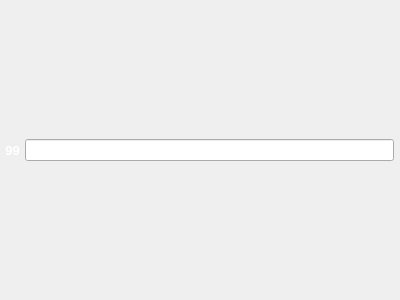
<?xml version="1.0" encoding="UTF-8"?>
<ui version="4.0">
 <class>FilterTableRow</class>
 <widget class="QWidget" name="FilterTableRow">
  <property name="geometry">
   <rect>
    <x>0</x>
    <y>0</y>
    <width>400</width>
    <height>300</height>
   </rect>
  </property>
  <property name="sizePolicy">
   <sizepolicy hsizetype="Maximum" vsizetype="Preferred">
    <horstretch>0</horstretch>
    <verstretch>0</verstretch>
   </sizepolicy>
  </property>
  <property name="minimumSize">
   <size>
    <width>0</width>
    <height>0</height>
   </size>
  </property>
  <property name="windowTitle">
   <string notr="true">Form</string>
  </property>
  <layout class="QHBoxLayout" name="horizontalLayout" stretch="0,0,0">
   <property name="spacing">
    <number>0</number>
   </property>
   <property name="leftMargin">
    <number>0</number>
   </property>
   <property name="topMargin">
    <number>1</number>
   </property>
   <property name="rightMargin">
    <number>6</number>
   </property>
   <property name="bottomMargin">
    <number>0</number>
   </property>
   <item>
    <widget class="QLabel" name="labelNumber">
     <property name="minimumSize">
      <size>
       <width>25</width>
       <height>0</height>
      </size>
     </property>
     <property name="palette">
      <palette>
       <active>
        <colorrole role="WindowText">
         <brush brushstyle="SolidPattern">
          <color alpha="255">
           <red>255</red>
           <green>255</green>
           <blue>255</blue>
          </color>
         </brush>
        </colorrole>
       </active>
       <inactive>
        <colorrole role="WindowText">
         <brush brushstyle="SolidPattern">
          <color alpha="255">
           <red>255</red>
           <green>255</green>
           <blue>255</blue>
          </color>
         </brush>
        </colorrole>
       </inactive>
       <disabled>
        <colorrole role="WindowText">
         <brush brushstyle="SolidPattern">
          <color alpha="255">
           <red>120</red>
           <green>120</green>
           <blue>120</blue>
          </color>
         </brush>
        </colorrole>
       </disabled>
      </palette>
     </property>
     <property name="font">
      <font>
       <pointsize>10</pointsize>
       <weight>75</weight>
       <bold>true</bold>
      </font>
     </property>
     <property name="cursor">
      <cursorShape>OpenHandCursor</cursorShape>
     </property>
     <property name="text">
      <string notr="true">99</string>
     </property>
     <property name="alignment">
      <set>Qt::AlignCenter</set>
     </property>
    </widget>
   </item>
   <item>
    <widget class="CompactToolBar" name="toolBar" native="true">
     <property name="sizePolicy">
      <sizepolicy hsizetype="Preferred" vsizetype="Preferred">
       <horstretch>0</horstretch>
       <verstretch>0</verstretch>
      </sizepolicy>
     </property>
    </widget>
   </item>
   <item>
    <widget class="QStackedWidget" name="stackedWidget">
     <property name="sizePolicy">
      <sizepolicy hsizetype="Expanding" vsizetype="Preferred">
       <horstretch>0</horstretch>
       <verstretch>0</verstretch>
      </sizepolicy>
     </property>
     <property name="currentIndex">
      <number>0</number>
     </property>
     <widget class="QWidget" name="page">
      <layout class="QGridLayout" name="gridLayout">
       <property name="leftMargin">
        <number>0</number>
       </property>
       <property name="topMargin">
        <number>0</number>
       </property>
       <property name="rightMargin">
        <number>0</number>
       </property>
       <property name="bottomMargin">
        <number>0</number>
       </property>
       <item row="0" column="2">
        <widget class="EscapableLineEdit" name="lineEdit"/>
       </item>
      </layout>
     </widget>
    </widget>
   </item>
  </layout>
  <action name="actionAdd">
   <property name="checkable">
    <bool>true</bool>
   </property>
   <property name="icon">
    <iconset resource="Editor.qrc">
     <normaloff>:/icons/list-add-green.svg</normaloff>:/icons/list-add-green.svg</iconset>
   </property>
   <property name="text">
    <string>Add</string>
   </property>
  </action>
  <action name="actionRemove">
   <property name="icon">
    <iconset resource="Editor.qrc">
     <normaloff>:/icons/list-remove-red.svg</normaloff>:/icons/list-remove-red.svg</iconset>
   </property>
   <property name="text">
    <string>Remove</string>
   </property>
  </action>
  <action name="actionCloneAbove">
   <property name="icon">
    <iconset resource="Editor.qrc">
     <normaloff>:/icons/edit-copy.svg</normaloff>:/icons/edit-copy.svg</iconset>
   </property>
   <property name="text">
    <string>Clone above</string>
   </property>
   <property name="toolTip">
    <string>Clone this module above</string>
   </property>
  </action>
  <action name="actionCloneBelow">
   <property name="icon">
    <iconset resource="Editor.qrc">
     <normaloff>:/icons/edit-copy.svg</normaloff>:/icons/edit-copy.svg</iconset>
   </property>
   <property name="text">
    <string>Clone below</string>
   </property>
   <property name="toolTip">
    <string>Clone this module below</string>
   </property>
  </action>
  <action name="actionEditText">
   <property name="checkable">
    <bool>true</bool>
   </property>
   <property name="icon">
    <iconset resource="Editor.qrc">
     <normaloff>:/icons/accessories-text-editor.svg</normaloff>:/icons/accessories-text-editor.svg</iconset>
   </property>
   <property name="text">
    <string>Edit text</string>
   </property>
  </action>
 </widget>
 <customwidgets>
  <customwidget>
   <class>CompactToolBar</class>
   <extends>QWidget</extends>
   <header>Editor/widgets/CompactToolBar.h</header>
   <container>1</container>
  </customwidget>
  <customwidget>
   <class>EscapableLineEdit</class>
   <extends>QLineEdit</extends>
   <header>Editor/widgets/EscapableLineEdit.h</header>
   <slots>
    <signal>editingCanceled()</signal>
   </slots>
  </customwidget>
 </customwidgets>
 <resources>
  <include location="Editor.qrc"/>
 </resources>
 <connections/>
</ui>
